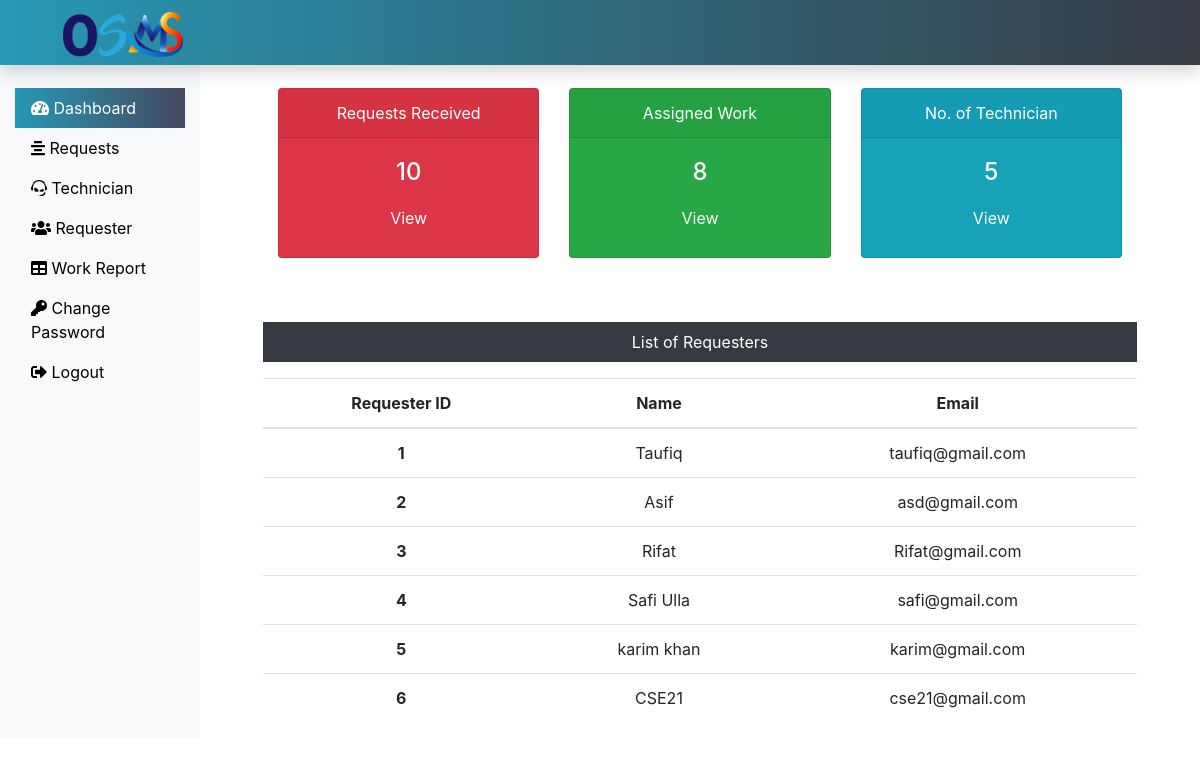
The app's page /Admin/dashboard.php (signed in) with its own data.
### tables this page shows
CREATE TABLE `requesterlogin_tb` (
  `r_login_id` int(11) NOT NULL,
  `r_name` varchar(60) NOT NULL,
  `r_email` varchar(60) NOT NULL,
  `r_password` varchar(60) NOT NULL
);

### Admin/dashboard.php (the view, shortened to what this page needs)
<?php
include('includes/header.php');
include('../dbConnection.php');
 $sql = "SELECT max(request_id) FROM submitrequest_tb";
 $result = $conn->query($sql);
 $row = mysqli_fetch_row($result);
 $submitrequest = $row[0];
 $sql = "SELECT max(request_id) FROM assignwork_tb";
 $result = $conn->query($sql);
 $row = mysqli_fetch_row($result);
 $assignwork = $row[0];
 $sql = "SELECT max(empid) FROM technician_tb";
 $result = $conn->query($sql);
 $row = mysqli_fetch_row($result);
 $totaltech = $row[0];
?>
<div class="col-sm-9 col-md-10">
  <div class="row mx-5 text-center">
    <div class="col-sm-4 mt-5">
      <div class="card text-white bg-danger mb-3" style="max-width: 18rem;">
        <div class="card-header">Requests Received</div>
        <div class="card-body">
          <h4 class="card-title">
            <?php echo $submitrequest; ?>
          </h4>
          <a class="btn text-white" href="request.php">View</a>
        </div>
      </div>
    </div>
    <div class="col-sm-4 mt-5">
      <div class="card text-white bg-success mb-3" style="max-width: 18rem;">
        <div class="card-header">Assigned Work</div>
        <div class="card-body">
          <h4 class="card-title">
            <?php echo $assignwork; ?>
          </h4>
          <a class="btn text-white" href="work.php">View</a>
        </div>
      </div>
    </div>
    <div class="col-sm-4 mt-5">
      <div class="card text-white bg-info mb-3" style="max-width: 18rem;">
        <div class="card-header">No. of Technician</div>
        <div class="card-body">
          <h4 class="card-title">
            <?php echo $totaltech; ?>
          </h4>
          <a class="btn text-white" href="technician.php">View</a>
        </div>
      </div>
    </div>
  </div>
  <div class="mx-5 mt-5 text-center">
    <p class=" bg-dark text-white p-2">List of Requesters</p>
    <?php
    $sql = "SELECT * FROM requesterlogin_tb";
    $result = $conn->query($sql);
    if($result->num_rows > 0){
 echo '<table class="table">
  <thead>
   <tr>
    <th scope="col">Requester ID</th>
    <th scope="col">Name</th>
    <th scope="col">Email</th>
   </tr>
  </thead>
  <tbody>';
  while($row = $result->fetch_assoc()){
   echo '<tr>';
    echo '<th scope="row">'.$row["r_login_id"].'</th>';
    echo '<td>'. $row["r_name"].'</td>';
    echo '<td>'.$row["r_email"].'</td>';
  }
 echo '</tbody>
 </table>';
} else {
  echo "0 Result";
}
?>
  </div>
</div>
</div>
</div>
<?php
include('includes/footer.php');
?>

### Admin/includes/header.php (shortened to what this page needs)
<!DOCTYPE html>
<html lang="en">
<head>
 <link rel="stylesheet" href="../css/bootstrap.min.css">
 <link rel="stylesheet" href="../css/all.min.css">
 <link rel="stylesheet" href="../css/custom.css">
</head>
<body>
 <nav class="navbar navbar-dark fixed-top bg p-0 shadow">
  <a class="navbar-brand col-sm-3 col-md-2 mr-0 ml-5 py-2" href="dashboard.php"><img src="../images/customlogo.png"  style='width:120px;'alt=""></a>
 </nav>
 <div class="container-fluid mb-5" style="margin-top:40px;">
  <div class="row">
   <nav class="col-sm-3 col-md-2 bg-light sidebar py-5 d-print-none">
    <div class="sidebar-sticky">
     <ul class="nav flex-column">
      <li class="nav-item">
       <a class="nav-link bgColor <?php if(PAGE == 'dashboard') { echo 'active'; } ?> " href="dashboard.php">
        <i class="fas fa-tachometer-alt"></i>
        Dashboard
       </a>
      </li>
      <li class="nav-item">
       <a class="nav-link <?php if(PAGE == 'request') { echo 'active'; } ?>" href="request.php">
        <i class="fas fa-align-center"></i>
        Requests
       </a>
      </li>
      <li class="nav-item">
       <a class="nav-link <?php if(PAGE == 'technician') { echo 'active'; } ?>" href="technician.php">
        <i class="fab fa-teamspeak"></i>
        Technician
       </a>
      </li>
      <li class="nav-item">
       <a class="nav-link <?php if(PAGE == 'requesters') { echo 'active'; } ?>" href="requester.php">
        <i class="fas fa-users"></i>
        Requester
       </a>
      </li>
      <li class="nav-item">
       <a class="nav-link <?php if(PAGE == 'workreport') { echo 'active'; } ?>" href="workreport.php">
        <i class="fas fa-table"></i>
        Work Report
       </a>
      </li>
      <li class="nav-item">
       <a class="nav-link <?php if(PAGE == 'changepass') { echo 'active'; } ?>" href="changepass.php">
        <i class="fas fa-key"></i>
        Change Password
       </a>
      </li>
      <li class="nav-item">
       <a class="nav-link" href="../logout.php">
        <i class="fas fa-sign-out-alt"></i>
        Logout
       </a>
      </li>
     </ul>
    </div>
   </nav>

### Admin/includes/footer.php (shortened to what this page needs)
</body>
</html>

### css/custom.css (style rules this page uses)
.navbar-brand { font-family: 'Ubuntu', sans-serif; font-size: 2em; font-weight: bold; }
a { color: black; }
.active { color: white; background-image: linear-gradient(to right, #2798B5 , #44485f ); }

### Admin/includes/header.php (style rules this page uses)
.bg { background-image: linear-gradient(to right, #2798B5 , #373B44 ); }

### records on screen
requesterlogin_tb: r_login_id "1", r_name "Taufiq", r_email "taufiq@gmail.com"
requesterlogin_tb: r_login_id "2", r_name "Asif", r_email "asd@gmail.com"
requesterlogin_tb: r_login_id "3", r_name "Rifat", r_email "Rifat@gmail.com"
requesterlogin_tb: r_login_id "4", r_name "Safi Ulla", r_email "safi@gmail.com"
requesterlogin_tb: r_login_id "5", r_name "karim khan", r_email "karim@gmail.com"
requesterlogin_tb: r_login_id "6", r_name "CSE21", r_email "cse21@gmail.com"

### other values on screen
$submitrequest "10"
$assignwork "8"
$totaltech "5"
